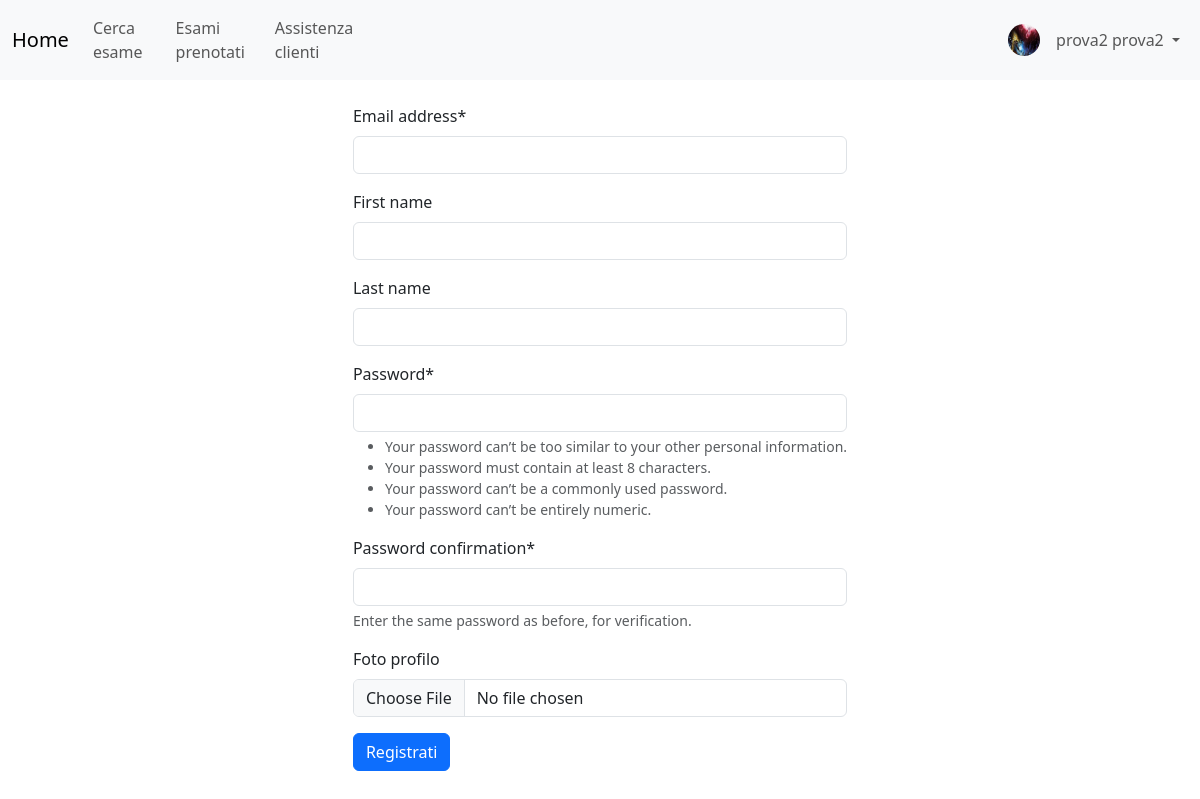
The app's page /utente/registrazione/ (signed in) with its own data.
### utenti_custom/models.py (models this page shows)
class UtenteCustom(AbstractUser):
    username = None
    email = models.EmailField(_('email address'), unique=True)
    foto_profilo = models.ImageField(upload_to ='immagini_utenti/%Y/%m/%d/', blank=True, null=True)
    USERNAME_FIELD = 'email'
    REQUIRED_FIELDS = ['first_name', 'last_name',]
    objects = UserManager()
    def __str__(self):
        return f"{self.first_name} {self.last_name}"

### utenti_custom/views.py (the view)
# urls.py: path('registrazione/', UserCreateView.as_view(), name='registrazione'),
class UserCreateView(SuccessMessageMixin, CreateView):
    form_class = CustomUserCreationForm
    template_name = 'registration/registrazione.html'
    success_url = reverse_lazy('home')
    success_message = "Ti sei registrato correttamente"

### utenti_custom/forms.py (shortened to what this page needs)
class CustomUserCreationForm(UserCreationForm):
    helper = FormHelper()
    helper.form_id = 'addutente_crispy_form'
    helper.form_method = 'POST'
    helper.add_input(Submit('submit','Registrati'))
    class Meta:
        model = UtenteCustom
        fields = ('email', 'first_name', 'last_name', 'password1', 'password2', 'foto_profilo')

### utenti_custom/templates/registration/registrazione.html (shortened to what this page needs)
{% extends 'base.html' %}
{% load crispy_forms_tags %}
{% block content %}
<br>
<div class="d-flex justify-content-center">
  {% crispy form %}
</div>
<br>
<br>
{% endblock %}

### templates/base.html (shortened to what this page needs)
<!DOCTYPE html>
<html lang="en">
{% load static %}
<head>
    {% block head %}
  <link rel="stylesheet" href="https://cdn.jsdelivr.net/npm/bootstrap@5.3.0/dist/css/bootstrap.min.css">
  {% endblock %}
  {% load crispy_forms_tags %}
</head>
<body>
  <nav class="navbar navbar-expand-sm bg-light navbar-light">
    <div class="container-fluid ">
      {% block navbar %}
      <a class="navbar-brand" href="{% url 'home' %}">Home</a>
      <div class="collapse navbar-collapse" id="collapsibleNavbar">
        <ul class="navbar-nav">
          <li class="nav-item">
            <a class="nav-link" href="{% url 'gestione_medici:ricerca_esami' %}">Cerca esame</a>
          </li>
          <li class="nav-item">
            <a class="nav-link" href="{% url 'gestione_utenti:situazione' %}">Esami prenotati</a>
          </li>
          <li class="nav-item">
            <a class="nav-link" href="#">Assistenza clienti</a>
          </li>
        </ul>
        <div class="navbar-collapse collapse w-100 order-3 dual-collapse2">
          <ul class="navbar-nav ms-auto">
            <li class="nav-item">
              <span class="navbar-text">
                {% if request.user.is_authenticated and request.user.foto_profilo %}
                  <img src="{{ request.user.foto_profilo.url }}" alt="Foto profilo" class="rounded-circle mt-1 me-2" style="width: 32px; height: 32px;">
                {% else %}
                  <img src="{% static '/immagini/blank_profile_picture.png' %}" alt="Immagine default" class="rounded-circle mt-1 me-2" style="width: 32px; height: 32px;">
                {% endif %}
              </span>
            </li>
            <li class="nav-item dropdown">
              <a class="nav-link dropdown-toggle" id="navbarDropdownMenuLink" role="button" data-bs-toggle="dropdown" aria-haspopup="true" aria-expanded="false">
                {% if request.user.is_authenticated %}
                  {{ request.user }}
                {% else %}
                  Utente anonimo
                {% endif %}
              </a>
          </ul>
        </div>
      </div>
      {% endblock %}
    </div>
  </nav>
{% block content %}
{% endblock %}
</body>
</html>

### records on screen
UtenteCustom: user.foto_profilo (picture), user "prova2 prova2"
